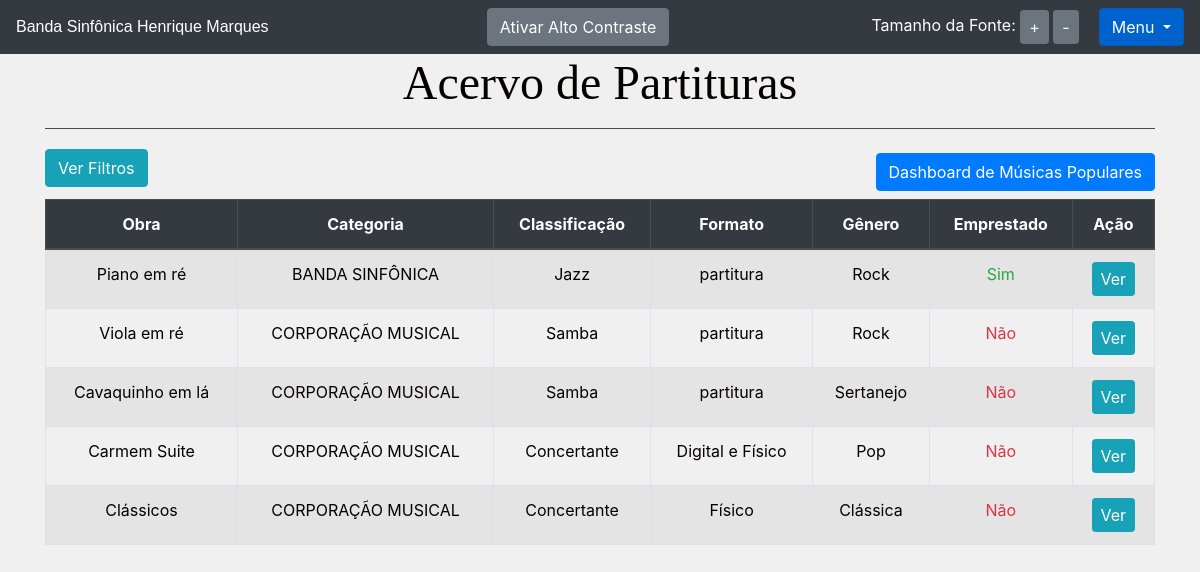
Page /livro/home/ (signed in) on the earlier database version.
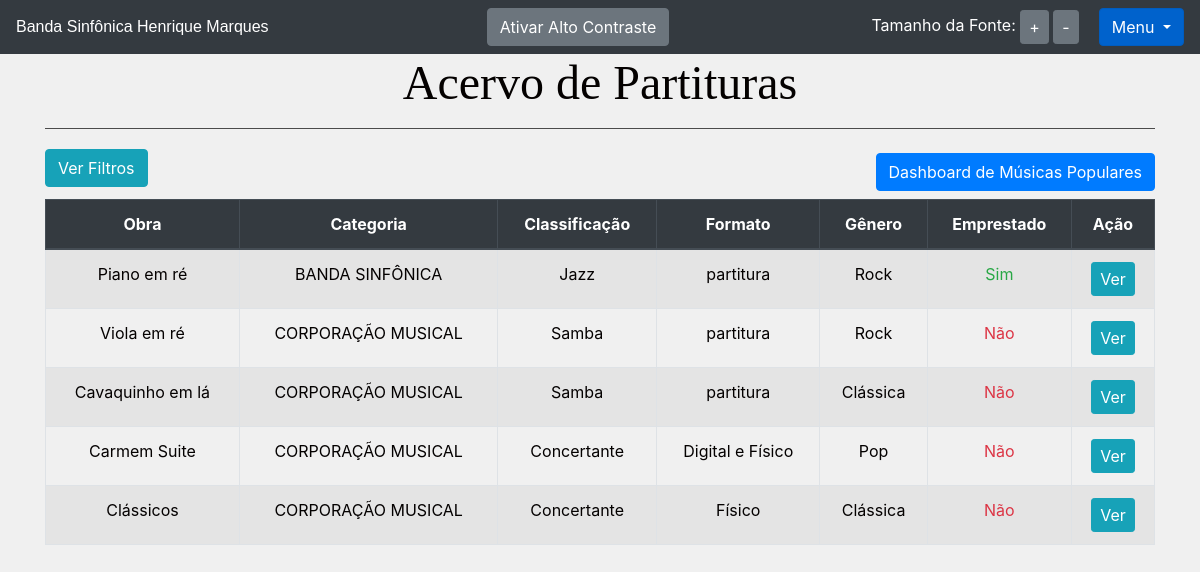
Same page on the later database version.
### livro/models.py (models this page shows, shortened)
class Livros(models.Model):
    nome = models.CharField(max_length = 100, blank = True)
    autor = models.CharField(max_length = 30, blank = True)
    co_autor = models.CharField(max_length = 30, blank = True)
    data_cadastro = models.DateField(default = date.today)
    emprestado = models.BooleanField(default = False)
    categoria = models.ForeignKey(Categoria, on_delete=models.DO_NOTHING)
    usuario = models.ForeignKey(Usuario, on_delete=models.DO_NOTHING)
    localizacao = models.CharField(max_length = 100, verbose_name='Localização')
    exemplares_disponiveis = models.CharField(max_length = 100, blank = True)
    compositor = models.CharField(max_length = 100, blank = True, verbose_name='Compositor')
    arranjador = models.CharField(max_length = 100, blank = True, verbose_name='Arranjador')
    obra = models.CharField(max_length = 100, verbose_name='Obra')
    classificacao = models.CharField(max_length = 100, verbose_name='Classificação')
    conteudo = models.CharField(max_length = 100, verbose_name='Conteúdo')
    edicao = models.CharField(max_length = 100, verbose_name='Edição')
    observacao = models.CharField(max_length = 200, blank = True, verbose_name='Observação')
    formato = models.CharField(max_length = 100, verbose_name='Formato')
    observacoes_gerais = models.CharField(max_length = 200, blank = True, verbose_name='Observações gerais')
    genero = models.CharField(max_length=50, blank=True, verbose_name='Gênero')
    class Meta:
        verbose_name = 'Partitura'

class Categoria(models.Model):
    nome = models.CharField(max_length=30)
    descricao = models.TextField()
    usuario = models.ForeignKey(Usuario, on_delete=models.DO_NOTHING)
    def __str__(self) -> str:
        return self.nome

### livro/views.py (the view)
# urls.py: path('home/', views.home, name = 'home'),
def home(request):
    usuario_id = request.session.get('usuario')
    if usuario_id:
        try:
            usuario = Usuario.objects.get(id=usuario_id)
            status_categoria = request.GET.get('cadastro_categoria')
            livros = Livros.objects.filter(usuario=usuario).order_by('obra')
            total_livros = livros.count()
            form = CadastroLivro()
            form.fields['usuario'].initial = usuario_id
            form.fields['categoria'].queryset = Categoria.objects.filter(usuario=usuario)
            form_categoria = CategoriaLivro()
            usuarios = Usuario.objects.all()
            livros_emprestar = Livros.objects.filter(usuario=usuario, emprestado=False)
            livros_emprestados = Livros.objects.filter(usuario=usuario, emprestado=True)
            obras = Livros.objects.filter(usuario=usuario).values_list('obra', flat=True).distinct()
            classificacoes = Livros.objects.filter(usuario=usuario).values_list('classificacao', flat=True).distinct()
            compositores = Livros.objects.filter(usuario=usuario).values_list('compositor', flat=True).distinct()
            arranjadores = Livros.objects.filter(usuario=usuario).values_list('arranjador', flat=True).distinct()
            livros = Livros.objects.filter(usuario=usuario)
            categoria_filtro = request.GET.get('categoria')
            obra_filtro = request.GET.get('obra')
            classificacao_filtro = request.GET.get('classificacao')
            compositor_filtro = request.GET.get('compositor')
            arranjador_filtro = request.GET.get('arranjador')
            if categoria_filtro:
                livros = livros.filter(categoria=categoria_filtro)
                obras = livros.values_list('obra', flat=True).distinct()
                if obra_filtro and obra_filtro not in obras:
                    obra_filtro = None
            if obra_filtro:
                livros = livros.filter(obra=obra_filtro)
            if classificacao_filtro:
                livros = livros.filter(classificacao=classificacao_filtro)
            if compositor_filtro:
                livros = livros.filter(compositor=compositor_filtro)
            if arranjador_filtro:
                livros = livros.filter(arranjador=arranjador_filtro)
            return render(request, 'home.html', {
                'livros': livros,
                'usuario_logado': usuario_id,
                'form': form,
                'status_categoria': status_categoria,
                'form_categoria': form_categoria,
                'usuarios': usuarios,
                'livros_emprestar': livros_emprestar,
                'total_livro': total_livros,
                'livros_emprestados': livros_emprestados,
                'categorias': Categoria.objects.all(),
                'obras': obras,
                'classificacoes': classificacoes,
                'compositores': compositores,
                'arranjadores': arranjadores
            })
        except Usuario.DoesNotExist:
            return redirect('/auth/login/?status=2')
    else:
        return redirect('/auth/login/?status=2')

### livro/templates/home.html (shortened to what this page needs)
{% extends 'base.html' %}
{% block 'body_extra' %}
<div class="container text-center" role="main" aria-labelledby="titulo-acervo">
  <h1 id="titulo-acervo" class="larger-text">Acervo de Partituras</h1>
  <hr style="background-color: rgb(83, 83, 83);">
  <form action="" method="GET" class="form-inline mb-2 ml-auto justify-content-between" aria-label="Filtros de busca">
    <button type="button" id="ver-filtros-btn" class="btn btn-info" aria-expanded="false" aria-controls="filtros" accesskey="f">
      Ver Filtros
    </button>
  <a href="{% url 'artistas_por_genero' %}" class="btn btn-primary mt-2" aria-label="Ir para o Dashboard de Músicas Populares">
    Dashboard de Músicas Populares
  </a>
  </form>
  <table class="table table-striped table-bordered table-hover" role="table" aria-label="Tabela de partituras disponíveis">
    <thead class="thead-dark">
      <tr>
        <th scope="col">Obra</th>
        <th scope="col">Categoria</th>
        <th scope="col">Classificação</th>
        <th scope="col">Formato</th>
        <th scope="col">Gênero</th>
        <th scope="col">Emprestado</th>
        <th scope="col">Ação</th>
      </tr>
    </thead>
    <tbody>
      {% for livro in livros %}
      <tr>
        <td>{{ livro.obra }}</td>
        <td>{{ livro.categoria }}</td>
        <td>{{ livro.classificacao }}</td>
        <td>{{ livro.formato }}</td>
        <td>{{ livro.genero }}</td>
        <td>
          {% if livro.emprestado %}
            <span class="text-success" aria-label="Emprestado">Sim</span>
          {% else %}
            <span class="text-danger" aria-label="Disponível">Não</span>
          {% endif %}
        </td>
        <td>
          <a href="{% url 'ver_livros' livro.id %}" class="btn btn-info btn-sm" aria-label="Ver detalhes de {{ livro.obra }}">
            Ver
          </a>
        </td>
      </tr>
      {% endfor %}
    </tbody>
  </table>
</div>
{% endblock %}

Differences in the rows shown:
changed Livros "Cavaquinho em lá": genero "Sertanejo" → "Clássica"
